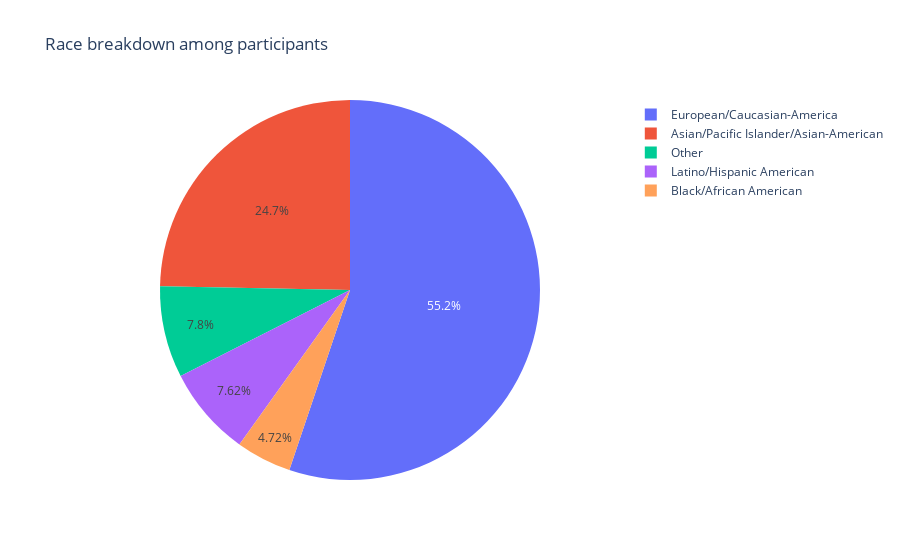

Notebook source saved alongside this figure:
### Code cell
fig = px.pie(participants, names='race', title='Race breakdown among participants')
fig.update_layout(autosize=False)
fig.show()

### Figure 1 — Plotly figure (JSON) as saved in the notebook; plotly's stock layout.template omitted (floating-point values rounded to 4 significant figures; data arrays with more than 128 entries replaced by an {"elided": "..."} marker saying what was removed)
{"data": [{"domain": {"x": [0, 1], "y": [0, 1]}, "hovertemplate": "race=%{label}<extra></extra>", "labels": {"elided": "551 str values"}, "legendgroup": "", "name": "", "showlegend": true, "type": "pie"}], "layout": {"autosize": false, "legend": {"tracegroupgap": 0}, "title": {"text": "Race breakdown among participants"}}}
